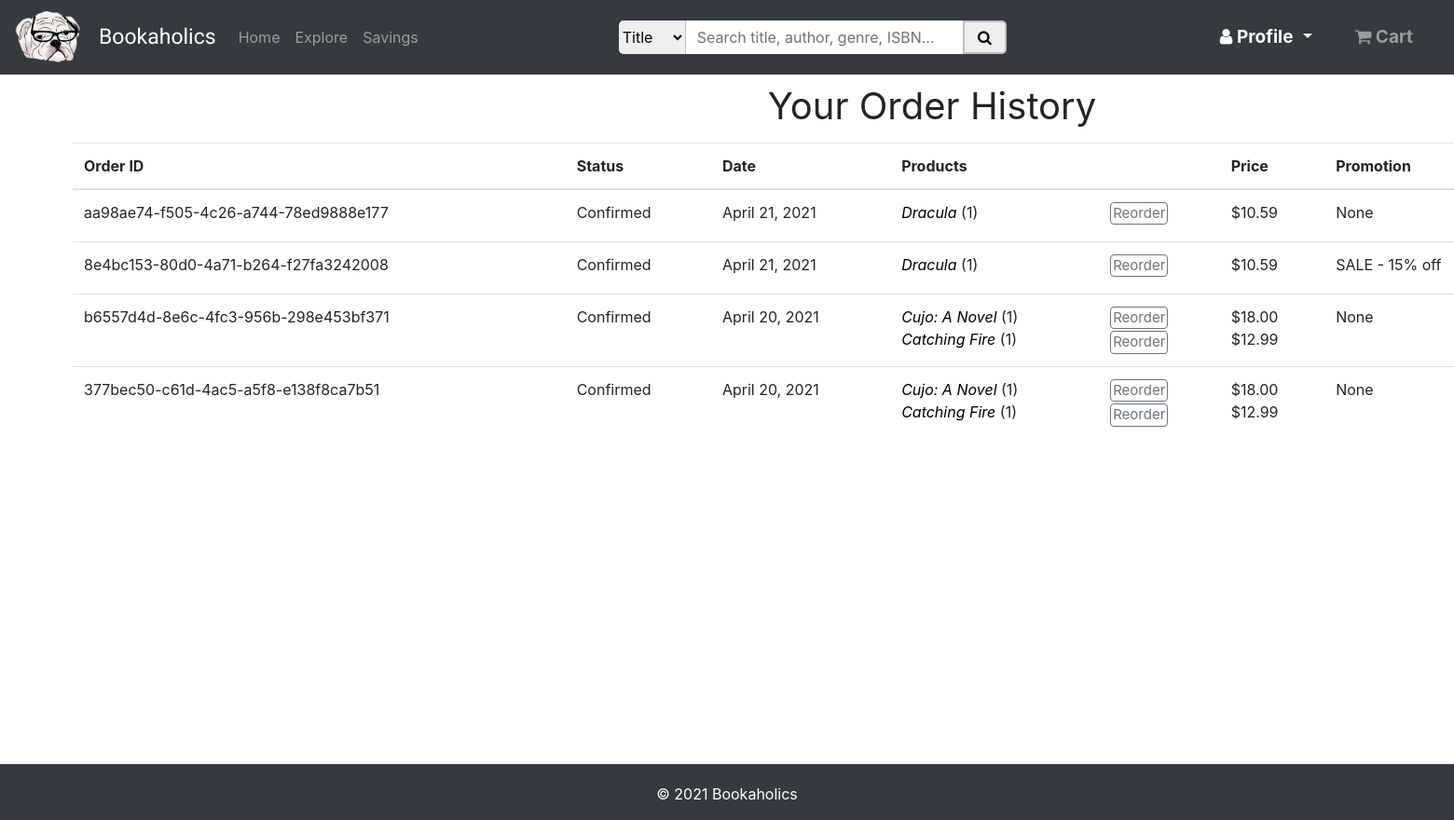
Before: /order_history (signed in) with the older database file.
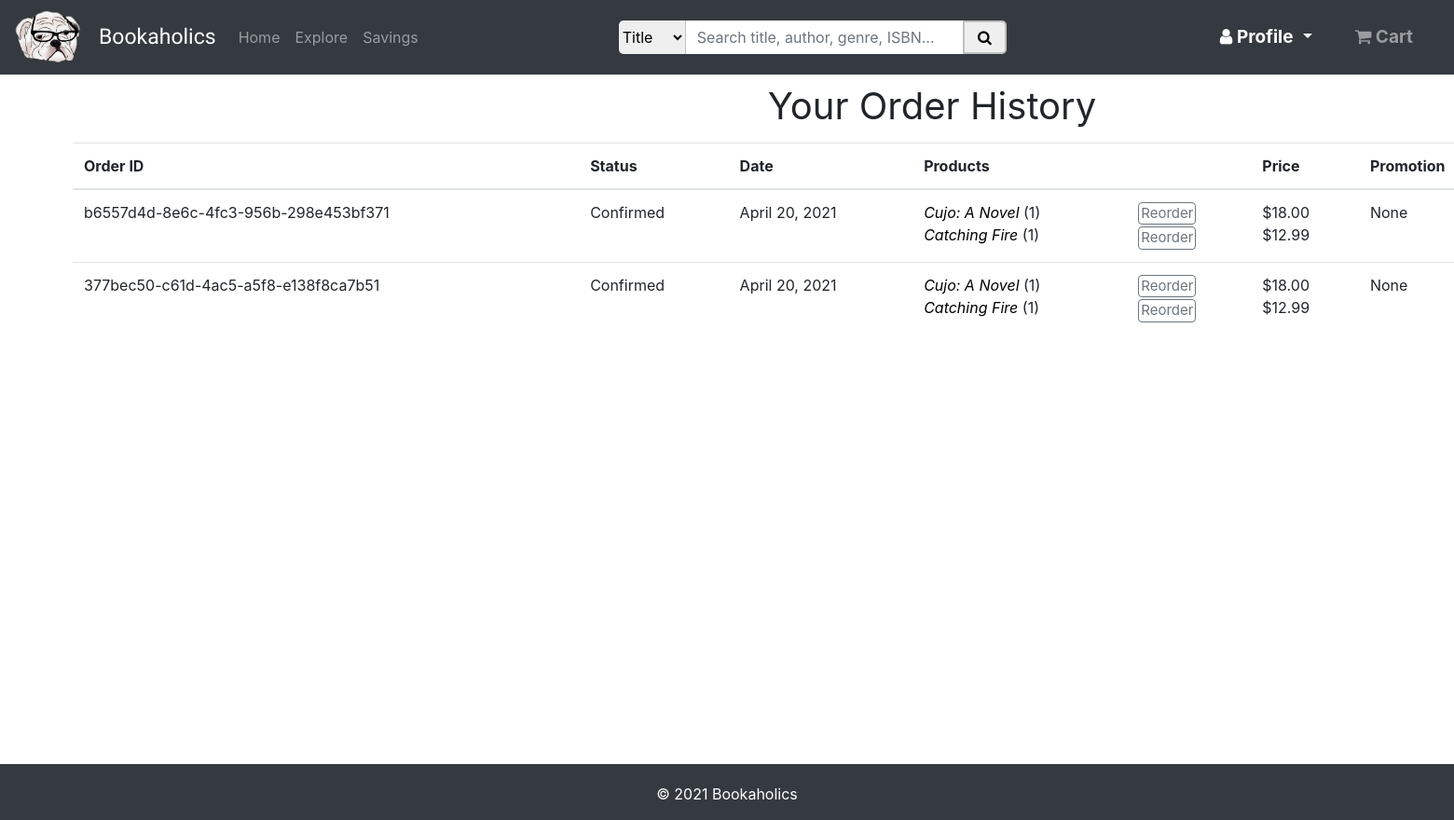
After: the same page with the newer database file.
### bookstore/models.py (models this page shows, shortened)
class Order(models.Model):
    id = models.CharField(primary_key=True, unique=True, default=uuid.uuid4, editable=False, max_length=10)
    status = models.CharField(max_length=255, default="Confirmed")
    user = models.ForeignKey(User, on_delete=models.CASCADE)
    total = models.DecimalField(decimal_places=2, max_digits=5)
    promotion = models.ForeignKey(Promotion, on_delete=models.CASCADE, null=True, blank=True)
    date = models.DateField()
    time = models.TimeField()
    first_name = models.CharField(max_length=20)
    last_name = models.CharField(max_length=20)
    street = models.CharField(max_length=255)
    city = models.CharField(max_length=255)
    state = models.CharField(max_length=255)
    zip_code = models.CharField(max_length=5)
    card_name = encrypt(models.CharField(max_length=255))
    card_num = encrypt(models.CharField(max_length=16))
    card_exp = encrypt(models.CharField(max_length=5))
    card_code = encrypt(models.CharField(max_length=3))
    objects = OrderManager()
    def __str__(self):
        return str(self.id)

class OrderItem(models.Model):
    id = models.AutoField(primary_key=True)
    order = models.ForeignKey(Order, on_delete=models.CASCADE)
    book = models.ForeignKey(Book, on_delete=models.CASCADE)
    quantity = models.IntegerField()
    objects = OrderItemManager()

class Book(models.Model):
    title = models.CharField(max_length=100)
    author = models.CharField(max_length=100)
    description = models.TextField()
    image = models.CharField(max_length=500)
    year = models.CharField(max_length=4)
    price = models.DecimalField(max_digits=4, decimal_places=2, default=10.00)
    isbn = models.CharField(max_length=13)
    genre = models.CharField(max_length=20, default="Fiction")
    rating = models.IntegerField(default=4)
    def __str__(self):
        return self.title

class Promotion(models.Model):
    code = models.CharField(primary_key=True, max_length=10)
    percentage = models.IntegerField(validators=[MinValueValidator(1), MaxValueValidator(100)])
    start_date = models.DateField()
    end_date = models.DateField()
    description = models.TextField()
    def __str__(self):
        return self.code

### bookstore/views.py (the view)
# urls.py: path('order_history', views.order_history, name='bookstore-order_history'),
@login_required
def order_history(request):
    order_data = {}
    orders = Order.objects.filter(user=request.user)
    index = 0
    for order in orders:
        order_items = OrderItem.objects.filter(order=order)
        order_data[index] = {
            'order': order,
            'items': order_items
        }
        index += 1
    context = {
        'title': 'Order History',
        'cartCount': getCartCount(request),
        'order_data': order_data,
    }
    return render(request, 'bookstore/order_history.html', context)

### bookstore/views.py (called while the page is built)
def getCartCount(request):
    if request.user.is_authenticated:
        return CartItem.objects.filter(cart=Cart.objects.get(user=request.user.id)).aggregate(Sum('quantity'))['quantity__sum']
    else:
        return ''

### bookstore/templates/bookstore/order_history.html (shortened to what this page needs)
{% extends "bookstore/base.html" %}
{% load static %}
{% block content %}
    {% block style %}
        <link rel="stylesheet" href="{% static 'bookstore/css/order_history.css' %}">
    {% endblock style %}
    <div class="container-fluid" id="content">
        <h1 id="title">Your Order History</h1>
        <table class="table">
            <thead>
                <tr><u>
                    <th scope="col">Order ID</th>
                    <th scope="col">Status</th>
                    <th scope="col">Date</th>
                    <th scope="col">Products</th>
                    <th scope="col"></th>
                    <th scope="col">Price</th>
                    <th scope="col">Promotion</th>
                </tr>
            </thead>
            <tbody>
                {% for index in order_data.values reversed %}
                    <tr>
                        <form method="POST" action="/reorder_all">
                            <td>{{ index.order.id }}</td>
                            <td>{{ index.order.status }}</td>
                            <td>{{ index.order.date }}</td>
                            <td>
                                {% for item in index.items %}
                                <a id="book-title" href={% url 'bookstore-book_detail' item.book.title %}><i>{{ item.book }}</i> </a> ({{ item.quantity }})<br>
                                {% endfor %}
                            </td>
                            <td>
                                {% for item in index.items %}
                                    <button id="reorder-book" onclick="reorderBook(event, {{ item.book.id }})" class="btn btn-outline-secondary btn-xs text-grey">Reorder</button><br>
                                {% endfor %}
                            </td>
                            <td>
                                {% for item in index.items %}
                                    ${{ item.book.price }}<br>
                                {% endfor %}
                            </td>
                            <td>
                                {% if index.order.promotion %}
                                    {{ index.order.promotion }} - {{ index.order.promotion.percentage }}% off
                                {% else %}
                                    None
                                {% endif %}
                            </td>
                        </form>
                    </tr>
                {% endfor %}
            </tbody>
        </table>
    </div>
{% endblock content %}

Changed rows visible on the page:
removed Order: order.id "aa98ae74-f505-4c26-a744-78ed9888e177", order.status "Confirmed", order "April 21, 2021", shows "None"
removed OrderItem: book "Dracula", quantity "1", book.price "10.59"
removed Order: order.id "8e4bc153-80d0-4a71-b264-f27fa3242008", order.status "Confirmed", order "April 21, 2021", order.promotion "SALE", order.promotion.percentage "15"
removed OrderItem: book "Dracula", quantity "1", book.price "10.59"
